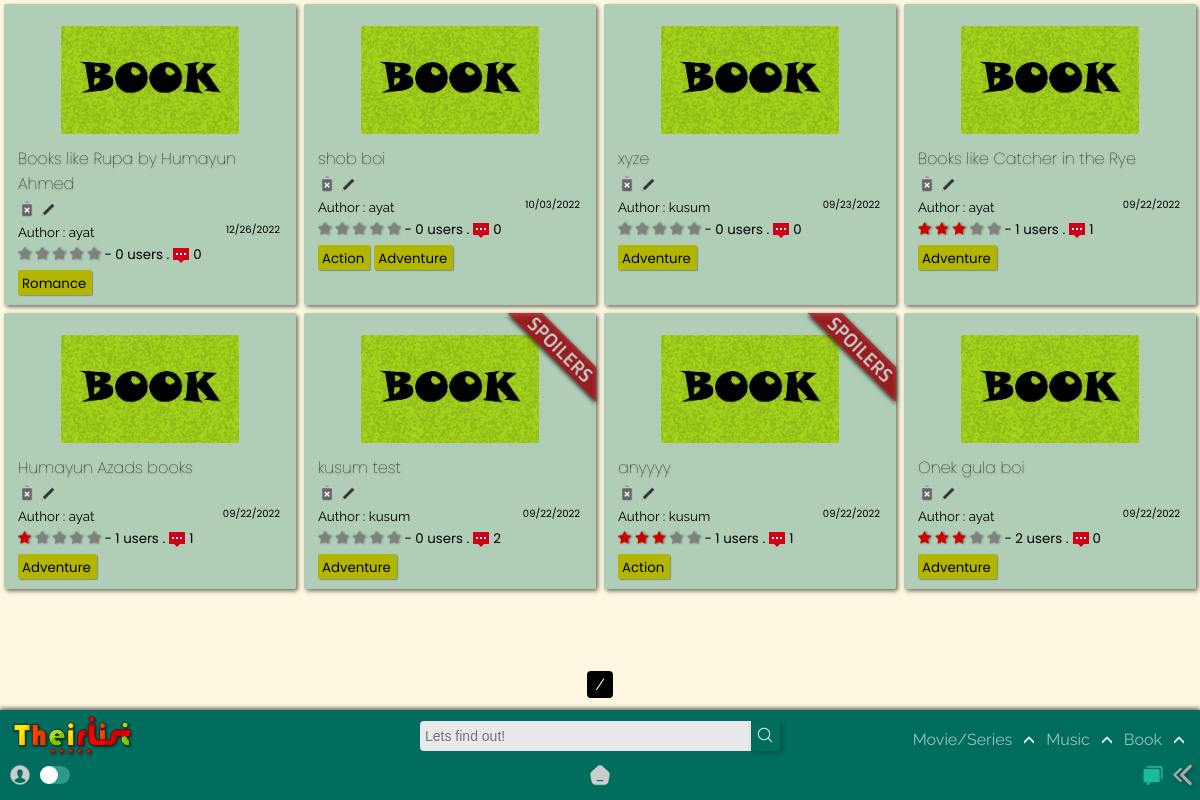
Screenshot of /home/booklist/ with the database file from the repository.
### app/models.py (models this page shows, shortened)
class BookList(models.Model):
    title = models.CharField(max_length=120)
    creator = models.ForeignKey(User,on_delete=models.SET_NULL,blank=True, null=True)
    genre = models.ManyToManyField('BookGenre')
    posted = models.DateTimeField(auto_now_add=True)
    content = RichTextField(null=True,default=' ')
    type = models.CharField(max_length=10,default="book")
    spoiler_choices = [(False, 'No'),(True, 'Yes')]
    spoiler = models.BooleanField(default=False,null=True, choices = spoiler_choices)
    slug = models.SlugField(max_length= 300,null=True, blank = True, unique=True)
    def average_rating(self) -> float:
        return BookStarr.objects.filter(list=self).aggregate(Avg("rate"))["rate__avg"] or 0
    def count_rating(self):
        return BookStarr.objects.filter(list=self).count()
    def count_comments(self):
        return BookReview.objects.filter(BookList=self).count()

class BookGenre(models.Model):
    name = models.CharField(max_length=150)
    def __str__(self):
        return self.name

### app/views.py (the view)
# urls.py: path('booklist/',TheirListBookView.as_view(),name = 'booklist'),
class TheirListBookView(ListView): #books
    model = BookList
    template_name ='app/Booklist_list.html'
    def get_queryset(self, *args, **kwargs):
        qs = super().get_queryset(*args, **kwargs)
        qs = qs.order_by("-id")
        return qs

### templates/app/booklist_list.html (shortened to what this page needs)
{% extends "index.html" %}
{% load static %}
{% block content %}
<section>
  <div class="contain-sec" id="contain-sec">
    {% for lola in object_list %}
    <div class="elements">
      <div class="thumb">
        <img src="{% static 'app/images/book-poster.jpg' %}" width="100px" />
      </div>
      {% if lola.spoiler == True %}
          <div class="spoiler"><img src="{% static 'app/images/spoilerr.png' %}" width="100px" /></div>
      {% endif %}
      <div class="Title">
        <a href="{{lola.slug}}/"><h4 class="tit" id="tit">{{lola.title}}</h4></a>
        {% if user.id == lola.creator.id %}
          <a href="{% url 'app:delete_book' lola.slug %}"><img src ="{% static 'app/images/delete.png' %}"></a>
          <a href="{% url 'app:update_booklist' lola.slug %}"><img src ="{% static 'app/images/edit.png' %}"></a>
        {% else %}
        <img src ="{% static 'app/images/delete-dis.png' %}">
        <img src ="{% static 'app/images/edit-dis.png' %}">
        {% endif %}
        </div>
      <div class="Author">
        <small>Author : {{lola.creator.username}}<span>{{lola.posted|date:"SHORT_DATE_FORMAT"}}</span></small>
      </div>
      <div class="rating">
        <span class="star-headline">
          <span class="fa fa-star {% if lola.average_rating > 0 %} checked {% endif %}"></span>
          <span class="fa fa-star {% if lola.average_rating > 1 %} checked {% endif %}"></span>
          <span class="fa fa-star {% if lola.average_rating > 2 %} checked {% endif %}"></span>
          <span class="fa fa-star {% if lola.average_rating > 3 %} checked {% endif %}" ></span>
          <span class="fa fa-star {% if lola.average_rating > 4 %} checked {% endif %}"></span>
        </span>
        <small> - {{lola.count_rating}} users .<img class="comments_count" src="{% static 'app/images/comments.png' %}">{{lola.count_comments}}</small>
      </div>
        {% for tag in lola.genre.all %}
        <div class="Genre">
          <a href="{% url 'app:book' query=tag %}">
            <small>{{ tag }}</small>
          </a>
        </div>
          {% empty %}
          No tags!
        {% endfor %}
    </div>
    {% endfor %}
  </div>
  <div class="pagination_pages">
    <span class="step-links">
        <span class="current">
        {{ page_obj.number }} / {{ page_obj.paginator.num_pages }}
        </span>
    </span>
  </div>
</section>
{% endblock content %}

### static/app/css/desk.css (style rules this page uses)
:root { --rd: #D10000; --white: rgb(233, 233, 233); --rd2: #9DAAF2; --dark: #1d1d1d; --teal: rgb(0, 109, 94); }
* { -webkit-tap-highlight-color: transparent; margin: 0; padding: 0; box-sizing: border-box; }
body { -webkit-tap-highlight-color: transparent; background-color: #fff5d1ab; text-decoration: none; height: 100vh; display: flex; flex-direction: column; font-family: 'Raleway', sans-serif; }
.Title img { height: 18px!important; }
.Genre small { padding: 0 0; margin-right: 2px; }
.fa { color: grey; filter: drop-shadow(1px 0px 1px rgba(0, 0, 0, 0.493)); }
.star-headline .checked { color: #D10000; }
.star-headline span { font-size: 14px; }
.comments_count { height: 16px; margin-bottom: -4px; margin-left: 4px; margin-right: 4px; }

### static/app/css/content_css.css (style rules this page uses)
section { position: relative; z-index: 0; }
.contain-sec { padding-top: 0px; display: grid; width: 100%; color: black; grid-template-rows: repeat(auto-fit, minmax(100px, 1fr)); grid-template-columns: repeat(auto-fit, minmax(250px, 1fr)); position: relative; margin-bottom: 100px; }
.elements { padding: 10px 14px; width: auto; cursor: pointer; background-color: rgba(0, 109, 94, 0.315); margin: 4px; border-radius: 2px; position: relative; box-shadow: 2px 2px 4px #00000090; transition: all 250ms ease-in-out; }
.thumb { display: grid; justify-content: center; }
.thumb img { height: 108px; width: auto; border-radius: 2px; margin: 12px; }
.tit { font-family: Poppins; font-size: 1em; font-weight: lighter; transition: all 250ms ease-in-out; margin-bottom: 4px; text-shadow: 0px 1px 2px #0000005b; }
.Author span { position: absolute; margin-right: 16px; right: 0; cursor: pointer; font-size: 10px; font-family: 'Poppins', sans-serif; }
.rating { font-family: 'Poppins', sans-serif; }
.Genre { margin: 0px 0px; margin-top: 4px; padding: 0px 4px; border-radius: 2px; background-color: rgb(179, 182, 0); color: rgb(0, 0, 0); width: max-content; cursor: pointer; display: inline-block; box-shadow: 1px 1px 1px #0000004b; font-family: 'Poppins', sans-serif; transition: all 350ms ease-in-out; }
.pagination_pages { color: white; width: 100%; position: fixed; bottom: 106px; text-align: center; }
.step-links { width: max-content; border-radius: 4px; }
.pagination_pages a,.pagination_pages span { color: white; background-color: black; padding: 4px 4px; cursor: pointer!important; }
.spoiler { position: absolute; height: 0; top: 0px; right: 0; filter: drop-shadow(0px 2px 2px black); text-align: center; }
.spoiler img { filter: opacity(0.8); width: 90px; }

### templates/app/booklist_list.html (style rules this page uses)
.Title img { height: 14px; }

### rows the page displays
BookList: title "Books like Rupa by Humayun Ahmed", creator.username "ayat", posted "12/26/2022", count_rating "0", count_comments "0"
BookGenre: name "Romance"
BookList: title "shob boi", creator.username "ayat", posted "10/03/2022", count_rating "0", count_comments "0"
BookGenre: name "Action"
BookGenre: name "Adventure"
BookList: title "xyze", creator.username "kusum", posted "09/23/2022", count_rating "0", count_comments "0"
BookList: title "Books like Catcher in the Rye", creator.username "ayat", posted "09/22/2022", count_rating "1", count_comments "1"
BookList: title "Humayun Azads books", creator.username "ayat", posted "09/22/2022", count_rating "1", count_comments "1"
BookList: spoiler True (drawn), title "kusum test", creator.username "kusum", posted "09/22/2022", count_rating "0", count_comments "2"
BookList: spoiler True (drawn), title "anyyyy", creator.username "kusum", posted "09/22/2022", count_rating "1", count_comments "1"
BookList: title "Onek gula boi", creator.username "ayat", posted "09/22/2022", count_rating "2", count_comments "0"
